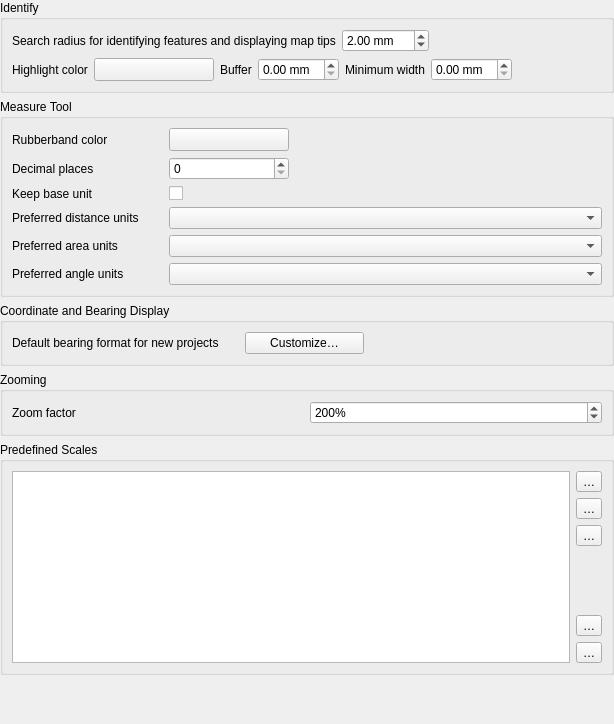
             <widget class="QWidget" name="mOptionsScrollAreaContents_05">
              <property name="geometry">
               <rect>
                <x>0</x>
                <y>0</y>
                <width>614</width>
                <height>724</height>
               </rect>
              </property>
              <layout class="QVBoxLayout" name="verticalLayout_30">
               <property name="leftMargin">
                <number>0</number>
               </property>
               <property name="topMargin">
                <number>0</number>
               </property>
               <property name="rightMargin">
                <number>0</number>
               </property>
               <property name="bottomMargin">
                <number>0</number>
               </property>
               <item>
                <widget class="QgsCollapsibleGroupBox" name="mIdentifyGroupBox">
                 <property name="title">
                  <string>Identify</string>
                 </property>
                 <layout class="QVBoxLayout" name="verticalLayout_37">
                  <item>
                   <layout class="QHBoxLayout" name="mIdentifyRadiusHorizontalLayout">
                    <item>
                     <widget class="QLabel" name="textLabel1_3">
                      <property name="text">
                       <string>Search radius for identifying features and displaying map tips</string>
                      </property>
                     </widget>
                    </item>
                    <item>
                     <widget class="QgsDoubleSpinBox" name="spinBoxIdentifyValue">
                      <property name="suffix">
                       <string> mm</string>
                      </property>
                      <property name="maximum">
                       <double>100.000000000000000</double>
                      </property>
                      <property name="singleStep">
                       <double>1.000000000000000</double>
                      </property>
                      <property name="value">
                       <double>2.000000000000000</double>
                      </property>
                     </widget>
                    </item>
                    <item>
                     <spacer name="horizontalSpacer_44">
                      <property name="orientation">
                       <enum>Qt::Horizontal</enum>
                      </property>
                      <property name="sizeHint" stdset="0">
                       <size>
                        <width>40</width>
                        <height>20</height>
                       </size>
                      </property>
                     </spacer>
                    </item>
                   </layout>
                  </item>
                  <item>
                   <layout class="QHBoxLayout" name="mIdentifyHighlightHorizontalLayout">
                    <item>
                     <widget class="QLabel" name="mIdentifyHighlighColorLabel">
                      <property name="text">
                       <string>Highlight color</string>
                      </property>
                     </widget>
                    </item>
                    <item>
                     <widget class="QgsColorButton" name="mIdentifyHighlightColorButton">
                      <property name="sizePolicy">
                       <sizepolicy hsizetype="Fixed" vsizetype="Fixed">
                        <horstretch>0</horstretch>
                        <verstretch>0</verstretch>
                       </sizepolicy>
                      </property>
                      <property name="minimumSize">
                       <size>
                        <width>120</width>
                        <height>0</height>
                       </size>
                      </property>
                      <property name="maximumSize">
                       <size>
                        <width>120</width>
                        <height>16777215</height>
                       </size>
                      </property>
                      <property name="toolTip">
                       <string>&lt;html&gt;&lt;head/&gt;&lt;body&gt;&lt;p&gt;The color used to highlight identified feature. The alpha channel is only used for polygons fill, lines and outlines are fully opaque.&lt;/p&gt;&lt;/body&gt;&lt;/html&gt;</string>
                      </property>
                      <property name="text">
                       <string/>
                      </property>
                     </widget>
                    </item>
                    <item>
                     <widget class="QLabel" name="mIdentifyHighlightBufferLabel">
                      <property name="toolTip">
                       <string/>
                      </property>
                      <property name="text">
                       <string>Buffer</string>
                      </property>
                     </widget>
                    </item>
                    <item>
                     <widget class="QgsDoubleSpinBox" name="mIdentifyHighlightBufferSpinBox">
                      <property name="toolTip">
                       <string>Lines / outlines buffer in millimeters.</string>
                      </property>
                      <property name="suffix">
                       <string> mm</string>
                      </property>
                     </widget>
                    </item>
                    <item>
                     <widget class="QLabel" name="mIdentifyHighlightMinWidthLabel">
                      <property name="toolTip">
                       <string/>
                      </property>
                      <property name="text">
                       <string>Minimum width</string>
                      </property>
                     </widget>
                    </item>
                    <item>
                     <widget class="QgsDoubleSpinBox" name="mIdentifyHighlightMinWidthSpinBox">
                      <property name="toolTip">
                       <string>Minimum line / stroke width in millimeters.</string>
                      </property>
                      <property name="suffix">
                       <string> mm</string>
                      </property>
                     </widget>
                    </item>
                    <item>
                     <spacer name="horizontalSpacer_45">
                      <property name="orientation">
                       <enum>Qt::Horizontal</enum>
                      </property>
                      <property name="sizeHint" stdset="0">
                       <size>
                        <width>40</width>
                        <height>20</height>
                       </size>
                      </property>
                     </spacer>
                    </item>
                   </layout>
                  </item>
                 </layout>
                </widget>
               </item>
               <item>
                <widget class="QgsCollapsibleGroupBox" name="groupBox_6">
                 <property name="title">
                  <string>Measure Tool</string>
                 </property>
                 <layout class="QGridLayout" name="gridLayout_21">
                  <item row="3" column="0">
                   <widget class="QLabel" name="textLabel1_11">
                    <property name="text">
                     <string>Preferred distance units</string>
                    </property>
                   </widget>
                  </item>
                  <item row="4" column="1" colspan="3">
                   <widget class="QComboBox" name="mAreaUnitsComboBox"/>
                  </item>
                  <item row="3" column="1" colspan="3">
                   <widget class="QComboBox" name="mDistanceUnitsComboBox"/>
                  </item>
                  <item row="2" column="0">
                   <widget class="QLabel" name="label_13">
                    <property name="toolTip">
                     <string>If unchecked large numbers will be converted from m. to km. and from ft. to miles</string>
                    </property>
                    <property name="text">
                     <string>Keep base unit</string>
                    </property>
                   </widget>
                  </item>
                  <item row="1" column="1">
                   <widget class="QgsSpinBox" name="mDecimalPlacesSpinBox"/>
                  </item>
                  <item row="1" column="0">
                   <widget class="QLabel" name="label_12">
                    <property name="text">
                     <string>Decimal places</string>
                    </property>
                   </widget>
                  </item>
                  <item row="0" column="0">
                   <widget class="QLabel" name="textLabel1_10">
                    <property name="text">
                     <string>Rubberband color</string>
                    </property>
                   </widget>
                  </item>
                  <item row="0" column="2" colspan="2">
                   <spacer>
                    <property name="orientation">
                     <enum>Qt::Horizontal</enum>
                    </property>
                    <property name="sizeHint" stdset="0">
                     <size>
                      <width>191</width>
                      <height>20</height>
                     </size>
                    </property>
                   </spacer>
                  </item>
                  <item row="4" column="0">
                   <widget class="QLabel" name="textLabel1_14">
                    <property name="text">
                     <string>Preferred area units</string>
                    </property>
                   </widget>
                  </item>
                  <item row="2" column="1">
                   <widget class="QCheckBox" name="mKeepBaseUnitCheckBox">
                    <property name="text">
                     <string/>
                    </property>
                   </widget>
                  </item>
                  <item row="5" column="0">
                   <widget class="QLabel" name="mAngleUnitsLabel">
                    <property name="text">
                     <string>Preferred angle units</string>
                    </property>
                   </widget>
                  </item>
                  <item row="5" column="1" colspan="3">
                   <widget class="QComboBox" name="mAngleUnitsComboBox"/>
                  </item>
                  <item row="0" column="1">
                   <widget class="QgsColorButton" name="pbnMeasureColor">
                    <property name="sizePolicy">
                     <sizepolicy hsizetype="Fixed" vsizetype="Fixed">
                      <horstretch>0</horstretch>
                      <verstretch>0</verstretch>
                     </sizepolicy>
                    </property>
                    <property name="minimumSize">
                     <size>
                      <width>120</width>
                      <height>0</height>
                     </size>
                    </property>
                    <property name="maximumSize">
                     <size>
                      <width>120</width>
                      <height>16777215</height>
                     </size>
                    </property>
                    <property name="text">
                     <string/>
                    </property>
                   </widget>
                  </item>
                 </layout>
                </widget>
               </item>
               <item>
                <widget class="QgsCollapsibleGroupBox" name="mCoordinateDisplayGroup">
                 <property name="sizePolicy">
                  <sizepolicy hsizetype="Preferred" vsizetype="Maximum">
                   <horstretch>0</horstretch>
                   <verstretch>0</verstretch>
                  </sizepolicy>
                 </property>
                 <property name="title">
                  <string>Coordinate and Bearing Display</string>
                 </property>
                 <property name="syncGroup" stdset="0">
                  <string notr="true">projgeneral</string>
                 </property>
                 <layout class="QGridLayout" name="gridLayout_30" columnstretch="0,0,3,6">
                  <item row="0" column="3">
                   <spacer name="horizontalSpacer_10">
                    <property name="orientation">
                     <enum>Qt::Horizontal</enum>
                    </property>
                    <property name="sizeHint" stdset="0">
                     <size>
                      <width>40</width>
                      <height>20</height>
                     </size>
                    </property>
                   </spacer>
                  </item>
                  <item row="0" column="0">
                   <widget class="QLabel" name="label_69">
                    <property name="text">
                     <string>Default bearing format for new projects</string>
                    </property>
                   </widget>
                  </item>
                  <item row="0" column="2">
                   <widget class="QPushButton" name="mCustomizeBearingFormatButton">
                    <property name="text">
                     <string>Customize…</string>
                    </property>
                   </widget>
                  </item>
                  <item row="0" column="1">
                   <spacer name="horizontalSpacer_11">
                    <property name="orientation">
                     <enum>Qt::Horizontal</enum>
                    </property>
                    <property name="sizeType">
                     <enum>QSizePolicy::Maximum</enum>
                    </property>
                    <property name="sizeHint" stdset="0">
                     <size>
                      <width>20</width>
                      <height>20</height>
                     </size>
                    </property>
                   </spacer>
                  </item>
                 </layout>
                </widget>
               </item>
               <item>
                <widget class="QgsCollapsibleGroupBox" name="groupBox_10">
                 <property name="title">
                  <string>Zooming</string>
                 </property>
                 <layout class="QGridLayout" name="_8">
                  <item row="0" column="0">
                   <widget class="QLabel" name="label_3">
                    <property name="text">
                     <string>Zoom factor</string>
                    </property>
                   </widget>
                  </item>
                  <item row="0" column="1">
                   <widget class="QgsSpinBox" name="spinZoomFactor">
                    <property name="toolTip">
                     <string>Specifies the change in zoom level with each move of the mouse wheel.
The bigger the number, the faster zooming with the mouse wheel will be.</string>
                    </property>
                    <property name="suffix">
                     <string>%</string>
                    </property>
                    <property name="minimum">
                     <number>100</number>
                    </property>
                    <property name="maximum">
                     <number>999999999</number>
                    </property>
                    <property name="singleStep">
                     <number>100</number>
                    </property>
                    <property name="value">
                     <number>200</number>
                    </property>
                    <property name="showClearButton" stdset="0">
                     <bool>true</bool>
                    </property>
                   </widget>
                  </item>
                 </layout>
                </widget>
               </item>
               <item>
                <widget class="QgsCollapsibleGroupBox" name="groupBox_15">
                 <property name="title">
                  <string>Predefined Scales</string>
                 </property>
                 <layout class="QGridLayout" name="gridLayout_26">
                  <item row="0" column="0">
                   <widget class="QListWidget" name="mListGlobalScales"/>
                  </item>
                  <item row="0" column="1">
                   <layout class="QVBoxLayout" name="verticalLayout_13">
                    <item>
                     <widget class="QToolButton" name="pbnAddScale">
                      <property name="toolTip">
                       <string>Add predefined scale</string>
                      </property>
                      <property name="text">
                       <string>…</string>
                      </property>
                      <property name="icon">
                       <iconset resource="../../images/images.qrc">
                        <normaloff>:/images/themes/default/symbologyAdd.svg</normaloff>:/images/themes/default/symbologyAdd.svg</iconset>
                      </property>
                     </widget>
                    </item>
                    <item>
                     <widget class="QToolButton" name="pbnRemoveScale">
                      <property name="toolTip">
                       <string>Remove selected scale</string>
                      </property>
                      <property name="text">
                       <string>…</string>
                      </property>
                      <property name="icon">
                       <iconset resource="../../images/images.qrc">
                        <normaloff>:/images/themes/default/symbologyRemove.svg</normaloff>:/images/themes/default/symbologyRemove.svg</iconset>
                      </property>
                     </widget>
                    </item>
                    <item>
                     <widget class="QToolButton" name="pbnDefaultScaleValues">
                      <property name="toolTip">
                       <string>Reset to default scales</string>
                      </property>
                      <property name="text">
                       <string>…</string>
                      </property>
                      <property name="icon">
                       <iconset resource="../../images/images.qrc">
                        <normaloff>:/images/themes/default/mActionUndo.svg</normaloff>:/images/themes/default/mActionUndo.svg</iconset>
                      </property>
                     </widget>
                    </item>
                    <item>
                     <spacer name="verticalSpacer_7">
                      <property name="orientation">
                       <enum>Qt::Vertical</enum>
                      </property>
                      <property name="sizeHint" stdset="0">
                       <size>
                        <width>20</width>
                        <height>40</height>
                       </size>
                      </property>
                     </spacer>
                    </item>
                    <item>
                     <widget class="QToolButton" name="pbnImportScales">
                      <property name="toolTip">
                       <string>Import from file</string>
                      </property>
                      <property name="text">
                       <string>…</string>
                      </property>
                      <property name="icon">
                       <iconset resource="../../images/images.qrc">
                        <normaloff>:/images/themes/default/mActionFileOpen.svg</normaloff>:/images/themes/default/mActionFileOpen.svg</iconset>
                      </property>
                     </widget>
                    </item>
                    <item>
                     <widget class="QToolButton" name="pbnExportScales">
                      <property name="toolTip">
                       <string>Export to file</string>
                      </property>
                      <property name="text">
                       <string>…</string>
                      </property>
                      <property name="icon">
                       <iconset resource="../../images/images.qrc">
                        <normaloff>:/images/themes/default/mActionFileSave.svg</normaloff>:/images/themes/default/mActionFileSave.svg</iconset>
                      </property>
                     </widget>
                    </item>
                   </layout>
                  </item>
                 </layout>
                </widget>
               </item>
               <item>
                <spacer name="verticalSpacer_3">
                 <property name="orientation">
                  <enum>Qt::Vertical</enum>
                 </property>
                 <property name="sizeHint" stdset="0">
                  <size>
                   <width>20</width>
                   <height>0</height>
                  </size>
                 </property>
                </spacer>
               </item>
              </layout>
             </widget>
